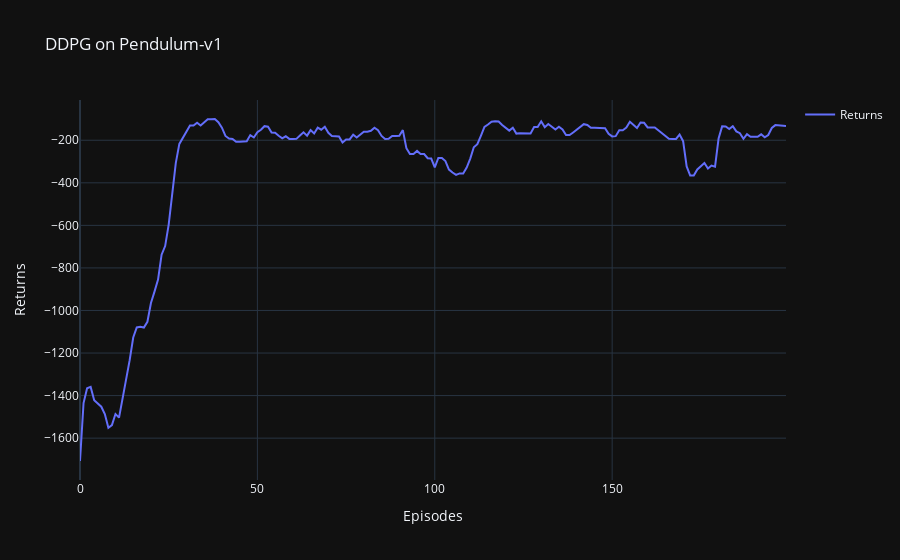

This figure's notebook cell:
### Code cell
import plotly.graph_objects as go
import pandas as pd
df = pd.read_csv('./Data/DDPG_Pendulum-v1_mv_returns_data.csv')  # 从 CSV 文件中读取数据
fig = go.Figure()
fig.add_trace(go.Scatter(x=df['Episodes'], y=df['Returns'], mode='lines', name='Returns'))
fig.update_layout(
    title='DDPG on Pendulum-v1',
    xaxis_title='Episodes',
    yaxis_title='Returns',
    showlegend=True
)
fig.show()

### Figure 1 — Plotly figure (JSON) as saved in the notebook; plotly's stock layout.template omitted (floating-point values rounded to 4 significant figures; data arrays with more than 128 entries replaced by an {"elided": "..."} marker saying what was removed)
{"data": [{"mode": "lines", "name": "Returns", "x": {"elided": "200 int values"}, "y": {"elided": "200 float values"}, "type": "scatter"}], "layout": {"title": {"text": "DDPG on Pendulum-v1"}, "xaxis": {"title": {"text": "Episodes"}}, "yaxis": {"title": {"text": "Returns"}}, "showlegend": true}}
